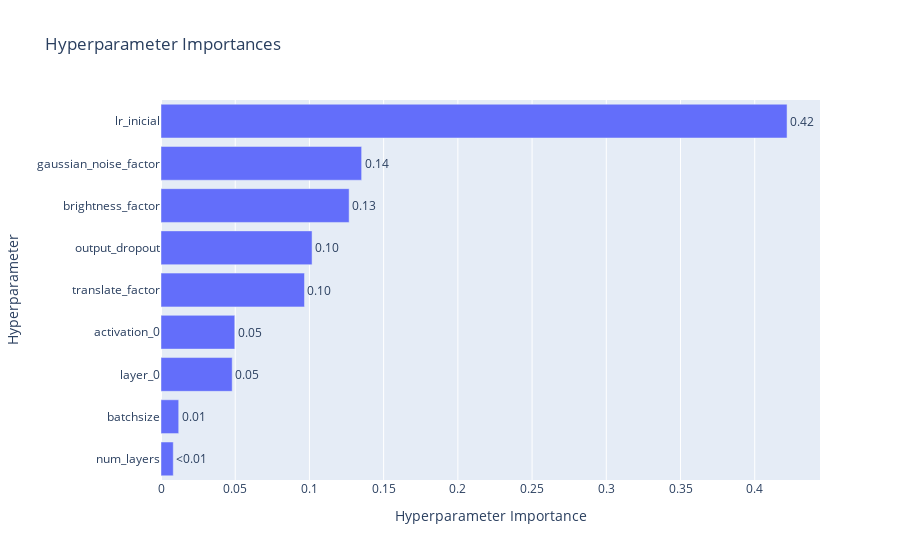

This figure's notebook cell:
### Code cell
plot_param_importances(study)

### Figure 1 — Plotly figure (JSON) as saved in the notebook; plotly's stock layout.template omitted (floating-point values rounded to 4 significant figures)
{"data": [{"cliponaxis": false, "hovertemplate": ["num_layers (CategoricalDistribution): 0.008267107513906212<extra></extra>", "batchsize (IntDistribution): 0.011931018247219118<extra></extra>", "layer_0 (CategoricalDistribution): 0.04796394661592363<extra></extra>", "activation_0 (CategoricalDistribution): 0.04969744245193281<extra></extra>", "translate_factor (FloatDistribution): 0.09667260304638078<extra></extra>", "output_dropout (FloatDistribution): 0.10177895145044097<extra></extra>", "brightness_factor (FloatDistribution): 0.12674490801284963<extra></extra>", "gaussian_noise_factor (FloatDistribution): 0.135166121292762<extra></extra>", "lr_inicial (FloatDistribution): 0.42177790136858484<extra></extra>"], "name": "Objective Value", "orientation": "h", "text": ["<0.01", "0.01", "0.05", "0.05", "0.10", "0.10", "0.13", "0.14", "0.42"], "textposition": "outside", "type": "bar", "x": [0.008267, 0.01193, 0.04796, 0.0497, 0.09667, 0.1018, 0.1267, 0.1352, 0.4218], "y": ["num_layers", "batchsize", "layer_0", "activation_0", "translate_factor", "output_dropout", "brightness_factor", "gaussian_noise_factor", "lr_inicial"]}], "layout": {"title": {"text": "Hyperparameter Importances"}, "xaxis": {"title": {"text": "Hyperparameter Importance"}}, "yaxis": {"title": {"text": "Hyperparameter"}}}}
